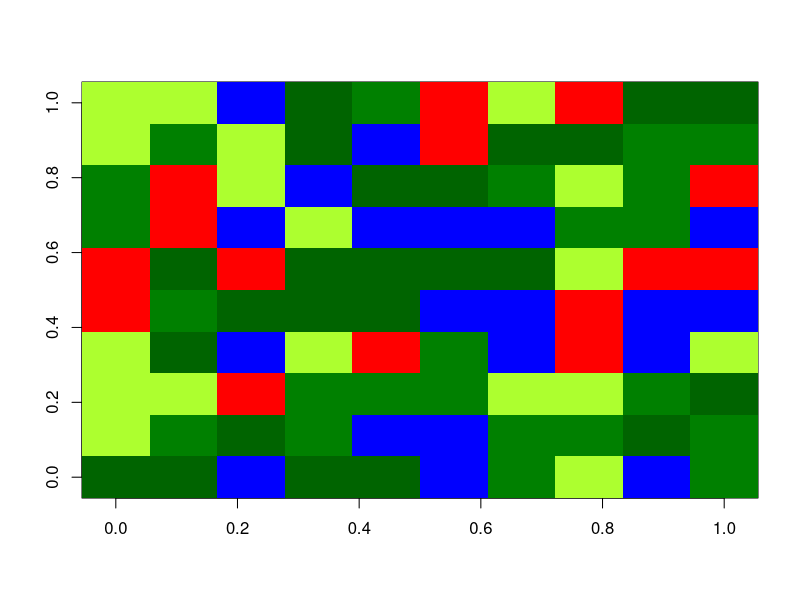

Here is the R script that generated this plot:
## ---- chunk 1
cell_states <- c(
  "Water", # 1
  "DryGrass", # 2
  "DenseTrees", # 3
  "Burning", # 4
  "NormalForest" # 5
)


grid_rows <- 10
grid_cols <- 10

# Initialize grif function
initialize_grid <- function(rows, cols) {
  grid <- matrix(nrow = rows, ncol = cols)
  for (y in 1:rows) {
    for (x in 1:cols) {
      # Sample from the indexes of the cell_States dictionary
      grid[y, x] <- sample(seq_along(cell_states), 1)
    }
  }

  return(grid)
}

initial_state <- initialize_grid(grid_rows, grid_cols)
initial_state_labels <- sapply(initial_state, function(val) cell_states[val])
## ---- chunk 2
plot_grid <- function(forest_grid) {
  cell_states_colors <- c(
    "Water" = "#0000FF", # Blue
    "DryGrass" = "#ADFF2F", # GreenYellow
    "DenseTrees" = "#006400", # DarkGreen
    "Burning" = "#FF0000", # Red
    "NormalForest" = "#008000" # Green
  )

  # Order the colors to match the cell states
  colors <- cell_states_colors[cell_states]

  # Print the image of the grid
  image(forest_grid, col = colors)

  # Add a legend
  # legend("bottom",
  #   legend = names(cell_states_colors),
  #   fill = cell_states_colors, cex = 1, horiz = TRUE
  # )
}

plot_grid(initial_state)
## ---- chunk 3
neighbours <- function(forest_grid, point) {
  x <- point[1]
  y <- point[2]

  max_x <- dim(forest_grid)[1]
  max_y <- dim(forest_grid)[2]


  result <- list(
    c(x - 1, y - 1),
    c(x, y - 1),
    c(x + 1, y - 1),
    c(x - 1, y),
    c(x + 1, y),
    c(x - 1, y + 1),
    c(x, y + 1),
    c(x + 1, y + 1)
  )

  valid_result <- list()

  for (negh in result){
    if (negh[1] > 0 && negh[2] > 0 && negh[1] <= max_x && negh[2] <= max_y) {
      valid_result <- c(valid_result, list(negh))
    }
  }

  return (valid_result)
}


neighbours(initial_state, c(10, 10))
